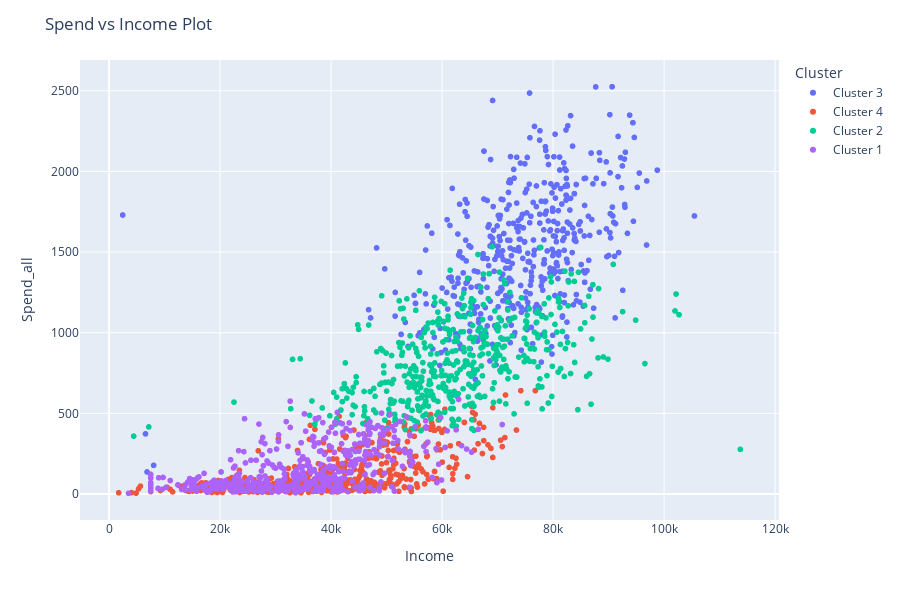

Write notebook code for a chart like this one.
### Code cell
fig = px.scatter(df, x="Income", y="Spend_all",
                 color="Cluster")

fig.update_layout(
    title="Spend vs Income Plot",
    xaxis_title = "Income",
    yaxis_title = "Spend_all",
    width = 900, height=600
)

fig.show()

### Figure 1 — Plotly figure (JSON) as saved in the notebook; plotly's stock layout.template omitted (floating-point values rounded to 4 significant figures; data arrays with more than 128 entries replaced by an {"elided": "..."} marker saying what was removed)
{"data": [{"hovertemplate": "Cluster=Cluster 3<br>Income=%{x}<br>Spend_all=%{y}<extra></extra>", "legendgroup": "Cluster 3", "marker": {"color": "#636efa", "symbol": "circle"}, "mode": "markers", "name": "Cluster 3", "showlegend": true, "type": "scattergl", "x": {"elided": "496 int values"}, "xaxis": "x", "y": {"elided": "496 int values"}, "yaxis": "y"}, {"hovertemplate": "Cluster=Cluster 4<br>Income=%{x}<br>Spend_all=%{y}<extra></extra>", "legendgroup": "Cluster 4", "marker": {"color": "#EF553B", "symbol": "circle"}, "mode": "markers", "name": "Cluster 4", "showlegend": true, "type": "scattergl", "x": {"elided": "634 int values"}, "xaxis": "x", "y": {"elided": "634 int values"}, "yaxis": "y"}, {"hovertemplate": "Cluster=Cluster 2<br>Income=%{x}<br>Spend_all=%{y}<extra></extra>", "legendgroup": "Cluster 2", "marker": {"color": "#00cc96", "symbol": "circle"}, "mode": "markers", "name": "Cluster 2", "showlegend": true, "type": "scattergl", "x": {"elided": "525 int values"}, "xaxis": "x", "y": {"elided": "525 int values"}, "yaxis": "y"}, {"hovertemplate": "Cluster=Cluster 1<br>Income=%{x}<br>Spend_all=%{y}<extra></extra>", "legendgroup": "Cluster 1", "marker": {"color": "#ab63fa", "symbol": "circle"}, "mode": "markers", "name": "Cluster 1", "showlegend": true, "type": "scattergl", "x": {"elided": "550 int values"}, "xaxis": "x", "y": {"elided": "550 int values"}, "yaxis": "y"}], "layout": {"height": 600, "legend": {"title": {"text": "Cluster"}, "tracegroupgap": 0}, "margin": {"t": 60}, "title": {"text": "Spend vs Income Plot"}, "width": 900, "xaxis": {"anchor": "y", "domain": [0, 1], "title": {"text": "Income"}}, "yaxis": {"anchor": "x", "domain": [0, 1], "title": {"text": "Spend_all"}}}}
